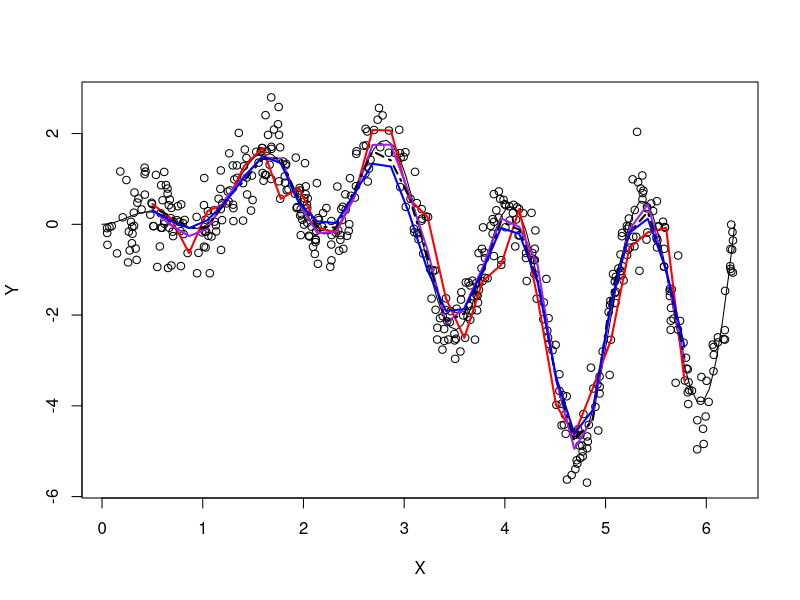
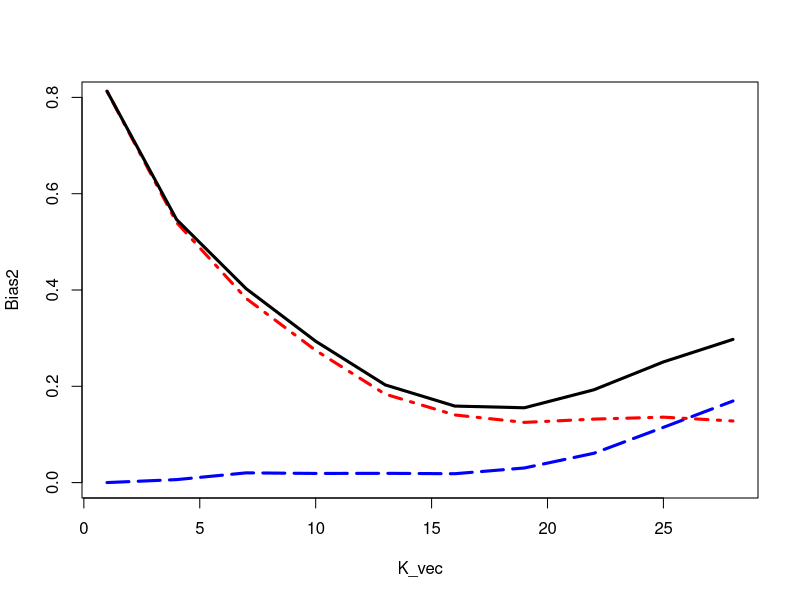

These charts were generated, in order, by the following R code:
## K nearest neighbors method
rm(list=ls())

set.seed(3)

X <- runif(n=500,min=0,max=2*pi)
e <- rnorm(n=500,mean=0,sd=0.5)
f <- function(x){
  2*sin(3*x)*cos(2*x)*0.5*x
}

Y <- f(X) + e

par(mfrow=c(1,1))
plot(X,Y)
curve(f,from=0,to=2*pi,add=TRUE)

knn = function(x0,X,Y,K){
  x0 <- matrix(rep(x0,length(Y)),byrow=TRUE)
  X <- matrix(X)
  distance <- rowSums((x0-X)^2)
  rank <- order(distance)      # give us the row numbers in which X is close to x0.
  Y_K <- Y[rank][1:K]
  mean(Y_K)
}

knn(3,X,Y,40)
f(3)

# Using for-loop, obtain k-nearest neighbor estimate when x=seq(0.5,2*pi-0.5,length=30)
# and draw the line. Do this with different K=1,11,21,31

x <- seq(0.5,2*pi-0.5,length=30)
fhat <- matrix(rep(NA,120),30,4)
for (j in 1:4){
  K = 10*j-9
  for (i in 1:30){
    fhat[i,j] <- knn(x[i],X,Y,K)    
  }
}

lines(x,fhat[,1],col="red",lwd=2)
lines(x,fhat[,2],col="purple",lwd=2)
lines(x,fhat[,3],col="black",lwd=2, lty=10)
lines(x,fhat[,4],col="blue",lwd=2)

# Using for-loop, calculate the bias, variance and MSE of this estimator at X=pi with different K's.
# Draw this three lines together

B <- matrix(rep(NA,10000),1000,10)
V <- matrix(rep(NA,10000),1000,10)

for (i in 1:1000){
  X <- runif(n=100,min=0,max=4*pi)
  e <- rnorm(n=100,mean=0,sd=0.5)
  Y <- f(X) + e
  for (j in 1:10){
    K <- 3*j-2
    B[i,j] <- knn(pi,X,Y,K) - f(pi)
    V[i,j] <- knn(pi,X,Y,K)
  }
}
Bias <- colMeans(B)
Bias2 <- Bias^2
Var <- c(var(V[,1]),var(V[,2]),var(V[,3]),var(V[,4]),var(V[,5]),
         var(V[,6]),var(V[,7]),var(V[,8]),var(V[,9]),var(V[,10]))
MSE <- Bias2 + Var

K_vec <- 3*(1:10)-2  
plot(K_vec,Bias2, col="blue", type="l", lty=5, lwd=3, ylim=c(0,0.8))
points(K_vec,Var,col="red", type="l", lty=10, lwd=3)
points(K_vec,MSE, type="l", lty=1, lwd=3)

# Exercise. Download "Auto.csv" from http://www-bcf.usc.edu/~gareth/ISL/data.html
# and estimate the regression of mpg on horsepower using the KNN method. 
# Draw the regression line on the scatterplot and compare it with linear regression 
# line.



